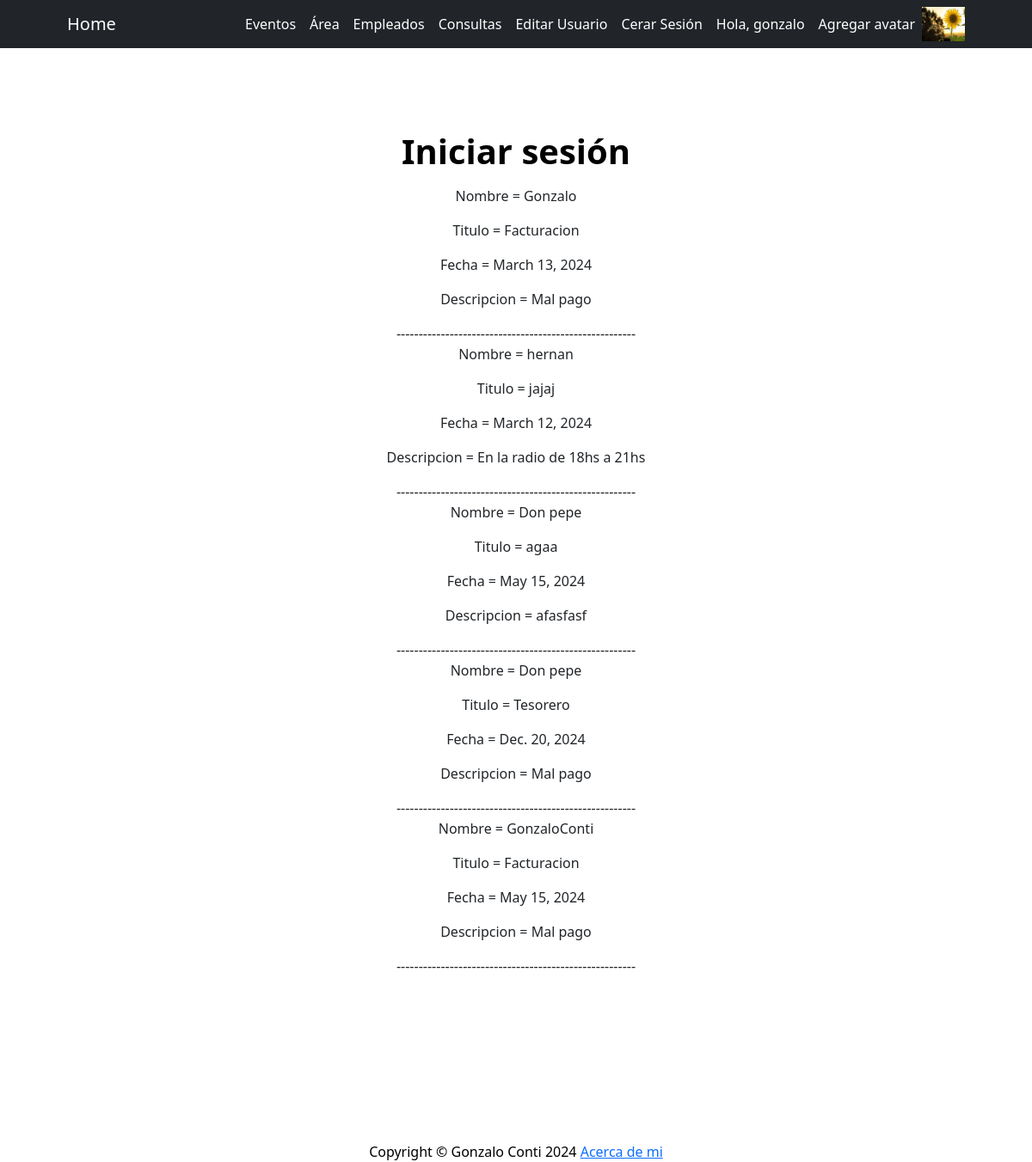
/Web/verConsultas (signed in), run on the app's committed database.
### AppWeb/models.py (models this page shows, shortened)
class Avatar(models.Model):
    usuario = models.ForeignKey(User, on_delete=models.CASCADE)
    imagen = models.ImageField(upload_to="avatares", null=True,blank=True)

class Consultas(models.Model):
    usuario = models.CharField(max_length=30)
    titulo = models.CharField(max_length=100)
    fecha = models.DateField()
    descripcion = models.CharField(max_length=1000)

### AppWeb/views.py (the view)
# urls.py: path("verConsultas", leerConsultas, name='verConsultas'),
def leerConsultas(request):
    consultas = Consultas.objects.all()
    contexto = {"gente":consultas}
    return render(request, "AppWeb/verConsultas.html", contexto)

### AppWeb/templates/AppWeb/verConsultas.html (shortened to what this page needs)
{% extends 'AppWeb/padre.html'%}
{% load static %}
{% block titulo %}
<p style="color: black;">Iniciar sesión</p>
{% endblock %}
{% block botones %}
{% for empleado in gente %}
<p>Nombre = {{empleado.usuario}}</p>
<p>Titulo = {{empleado.titulo}}</p>
<p>Fecha = {{empleado.fecha}}</p>
<p>Descripcion = {{empleado.descripcion}}</p>
------------------------------------------------------
{% endfor %}
{% endblock %}

### AppWeb/templates/AppWeb/padre.html (shortened to what this page needs)
<!DOCTYPE html>
<html lang="en">
    <head>
        {% load static %}
        <link href="https://cdn.jsdelivr.net/npm/bootstrap-icons@1.4.1/font/bootstrap-icons.css" rel="stylesheet" />
        <link href="{% static 'AppWeb/css/styles.css' %}" rel="stylesheet" />
    </head>
    <body>
        <nav class="navbar navbar-expand-lg navbar-dark bg-dark">
            <div class="container px-5">
                <a class="navbar-brand" href="{% url 'inicio' %}">Home</a>
                <div class="collapse navbar-collapse" id="navbarSupportedContent">
                    <ul class="navbar-nav ms-auto mb-2 mb-lg-0">
                        {% if request.user.is_authenticated %}
                        <li class="nav-item"><a class="nav-link active" aria-current="page" href="{% url 'LeerEventos' %}">Eventos</a></li>
                        <li class="nav-item"><a class="nav-link active" aria-current="page" href="{% url 'LeerDepartamento' %}">Área</a></li>
                        <li class="nav-item"><a class="nav-link active" aria-current="page" href="{% url 'Empleados' %}">Empleados</a></li>
                        <li class="nav-item"><a class="nav-link active" aria-current="page" href="{% url 'consulta_nueva' %}">Consultas</a></li>
                        <li class="nav-item"><a class="nav-link active" aria-current="page" href="{% url 'editar' %}">Editar Usuario</a></li>
                        <li class="nav-item"><a class="nav-link active" aria-current="page" href="{% url 'logout' %}">Cerar Sesión</a></li>
                        <li class="nav-item"><a class="nav-link active" aria-current="page">Hola, {{user.username}}</a></li>
                        <li class="nav-item"><a class="nav-link active" aria-current="page" href="{% url 'avatar' %}">Agregar avatar</a></li>
                        {% with first_image=user.avatar_set.first %}
                            {% if first_image %}
                            <img src="{{ first_image.imagen.url }}" class="" style="max-width: 50px;">
                            {% endif %}
                        {% endwith %}
                        {% endif %}
                    </ul>
                </div>
            </div>
        </nav>
        <header class="bg-white py-5">
            <div class="container px-5">
                <div class="row gx-5 justify-content-center">
                    <div class="col-lg-6">
                        <div class="text-center my-5">
                            <h1 class="display-7 fw-bolder text-white mb-2">
                            {% block titulo %}
                            {% endblock %}
                            </h1>
                            {% block botones %}
                            {% endblock %}
                        </div>
                    </div>
                </div>
            </div>
        </header>
        <footer class="py-5 bg-white">
        </footer>
    </body>
    <div class="container px-5"><p class="m-0 text-center text-black">Copyright &copy; Gonzalo Conti 2024 <a href="{% url 'acercaDeMi' %}"> Acerca de mi </a></p></div>
</html>

### data on the page
Avatar: imagen (picture)
Consultas: usuario "Gonzalo", titulo "Facturacion", fecha "March 13, 2024", descripcion "Mal pago"
Consultas: usuario "hernan", titulo "jajaj", fecha "March 12, 2024", descripcion "En la radio de 18hs a 21hs"
Consultas: usuario "Don pepe", titulo "agaa", fecha "May 15, 2024", descripcion "afasfasf"
Consultas: usuario "Don pepe", titulo "Tesorero", fecha "Dec. 20, 2024", descripcion "Mal pago"
Consultas: usuario "GonzaloConti", titulo "Facturacion", fecha "May 15, 2024", descripcion "Mal pago"

### other printed values
{{ user.username }} "gonzalo"
